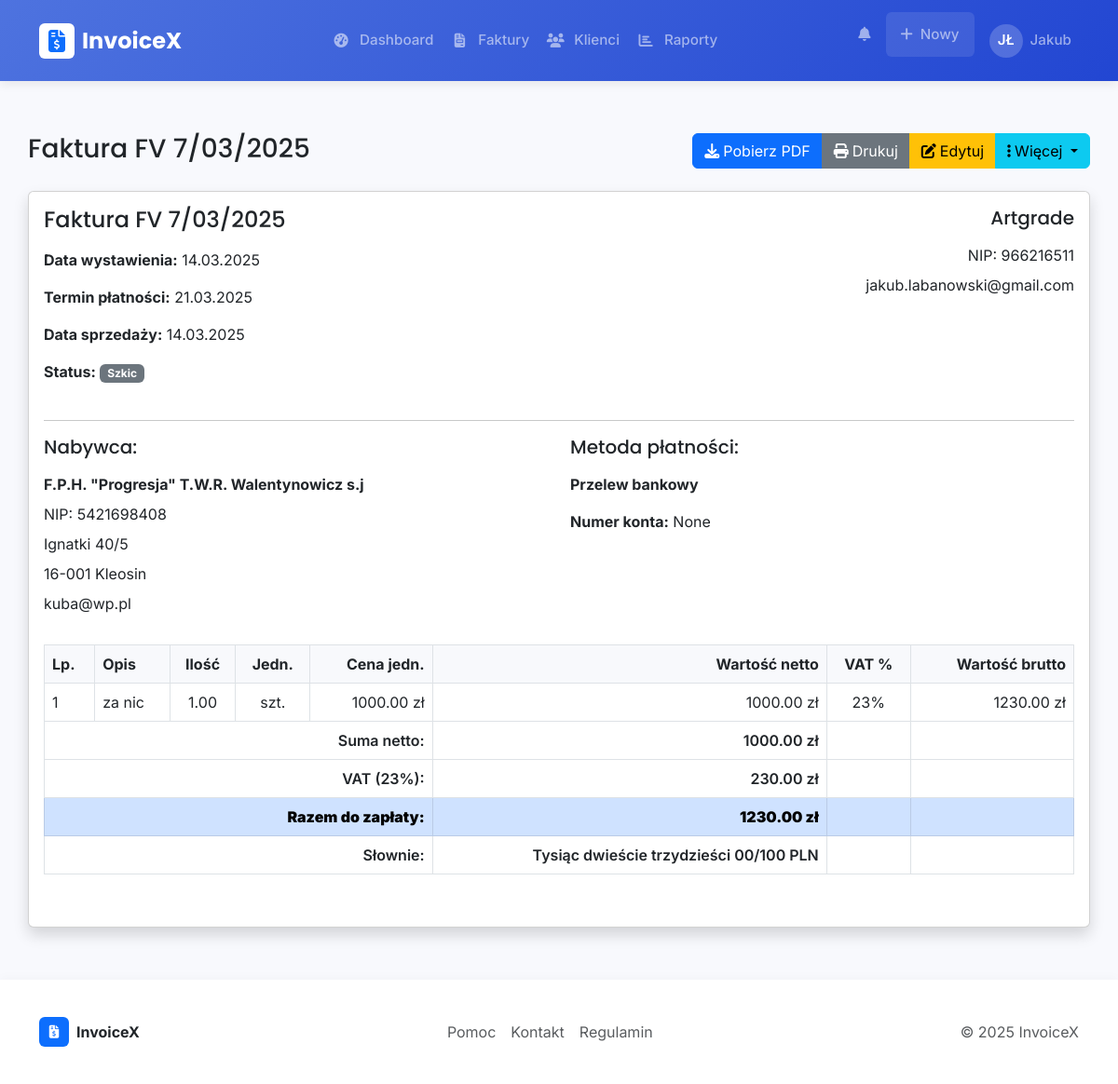
Page /invoice/7 (signed in) on the earlier database version.
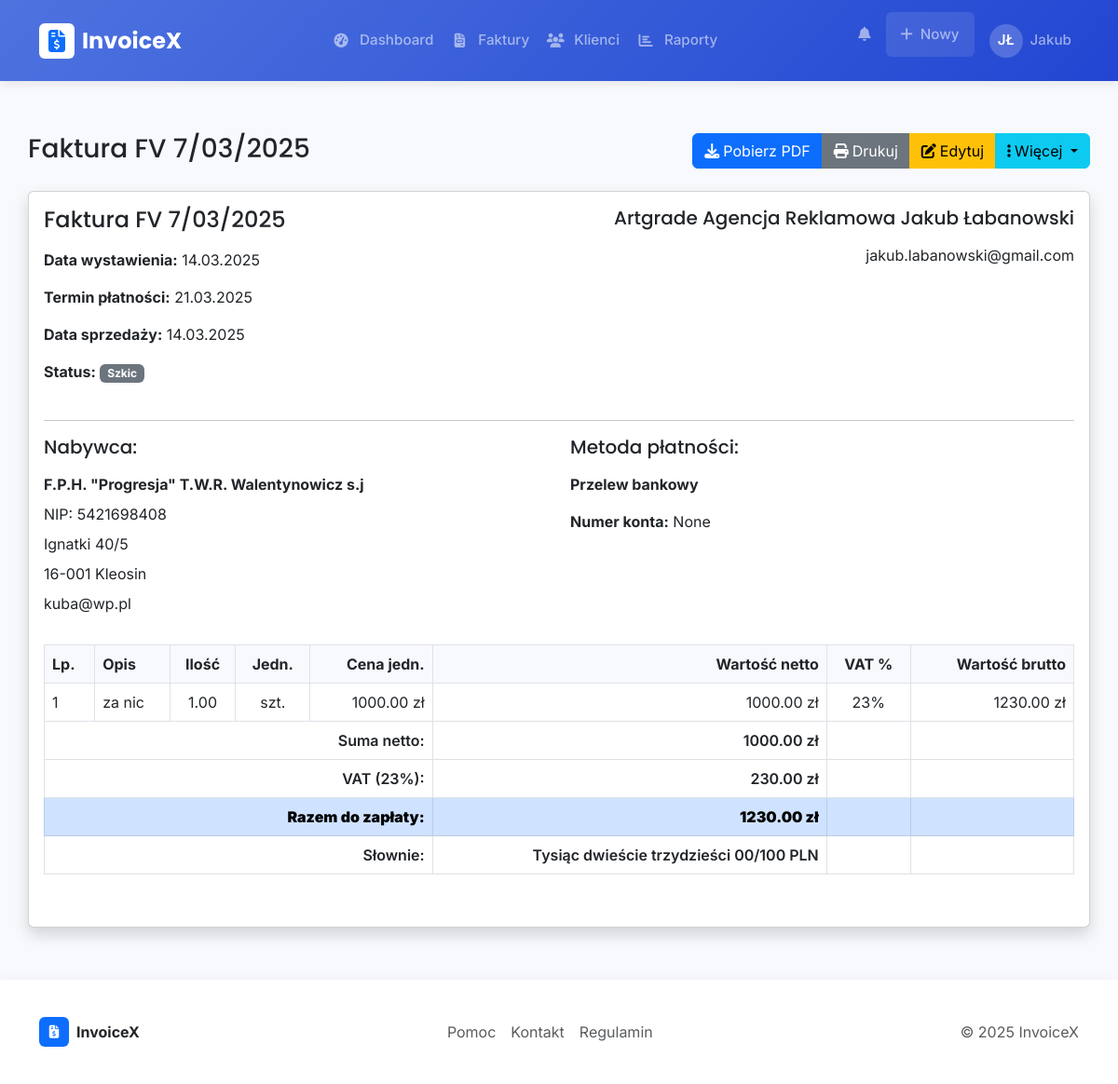
Same page on the later database version.
### app/models/user.py (models this page shows, shortened)
class User(db.Model, UserMixin):
    __tablename__ = 'users'
    id = db.Column(db.Integer, primary_key=True)
    uuid = db.Column(db.String(36), unique=True, default=lambda: str(uuid.uuid4()))
    email = db.Column(db.String(120), unique=True, nullable=False, index=True)
    password_hash = db.Column(db.String(256), nullable=False)
    first_name = db.Column(db.String(50), nullable=False)
    last_name = db.Column(db.String(50), nullable=False)
    company_name = db.Column(db.String(100))
    tax_id = db.Column(db.String(50))  # NIP
    address_line1 = db.Column(db.String(100))
    address_line2 = db.Column(db.String(100))
    city = db.Column(db.String(50))
    postal_code = db.Column(db.String(20))
    country = db.Column(db.String(50))
    phone = db.Column(db.String(20))
    logo = db.Column(db.String(255))  # Ścieżka do pliku logo
    is_active = db.Column(db.Boolean, default=True)
    confirmed = db.Column(db.Boolean, default=False)
    confirmed_on = db.Column(db.DateTime)
    created_at = db.Column(db.DateTime, default=datetime.utcnow)
    updated_at = db.Column(db.DateTime, default=datetime.utcnow, onupdate=datetime.utcnow)
    last_login = db.Column(db.DateTime)
    clients = db.relationship('Client', backref='user', lazy='dynamic', cascade='all, delete-orphan')
    invoices = db.relationship('Invoice', backref='user', lazy='dynamic', cascade='all, delete-orphan')

### app/routes/invoice.py (the view)
@invoice_bp.route('/<int:invoice_id>')
@login_required
def view(invoice_id):
    invoice = Invoice.query.filter_by(id=invoice_id, user_id=current_user.id).first_or_404()
    client = Client.query.get_or_404(invoice.client_id)
    if invoice.is_overdue() and invoice.status != InvoiceStatus.PAID:
        invoice.status = InvoiceStatus.OVERDUE
        db.session.commit()
    return render_template('invoice/view.html', title=f'Faktura {invoice.invoice_number}',
                          invoice=invoice, client=client)

### app/models/invoice.py (called while the page is built)
    def is_overdue(self):
        return (not self.status == InvoiceStatus.PAID and
                self.due_date < datetime.utcnow().date())

    def amount_in_words(self):
        return "Tysiąc dwieście trzydzieści 00/100 PLN"

### app/models/user.py (called while the page is built)
@login_manager.user_loader
def load_user(user_id):
    return User.query.get(user_id)

### app/templates/invoice/view.html (shortened to what the changed rows need)
{% extends 'layout.html' %}
{% block content %}
<div class="row mb-4 no-print">
    <div class="col-md-6">
        <h1 class="h3 mb-0 text-gray-800">Faktura {{ invoice.invoice_number }}</h1>
    </div>
</div>
<div class="card shadow mb-4 invoice-print">
    <div class="card-body">
        <div class="row mb-4">
            <div class="col-md-6">
                <h2 class="h4 mb-3">Faktura {{ invoice.invoice_number }}</h2>
            </div>
            <div class="col-md-6 text-md-end">
                {% if current_user.company_name %}
                <h3 class="h5 mb-3">{{ current_user.company_name }}</h3>
                {% else %}
                <h3 class="h5 mb-3">{{ current_user.first_name }} {{ current_user.last_name }}</h3>
                {% endif %}
                {% if current_user.tax_id %}
                <div class="mb-2">NIP: {{ current_user.tax_id }}</div>
                {% endif %}
                {% if current_user.email %}
                <div class="mb-2">{{ current_user.email }}</div>
                {% endif %}
            </div>
        </div>
        <div class="table-responsive mb-4">
            <table class="table table-bordered invoice-items-table">
                <thead>
                    <tr>
                        <th>Lp.</th>
                        <th>Opis</th>
                        <th class="text-center">Ilość</th>
                        <th class="text-center">Jedn.</th>
                        <th class="text-end">Cena jedn.</th>
                        <th class="text-end">Wartość netto</th>
                        {% if invoice.tax_rate > 0 %}
                        <th class="text-center">VAT %</th>
                        <th class="text-end">Wartość brutto</th>
                        {% endif %}
                    </tr>
                </thead>
            </table>
        </div>
    </div>
</div>
{% endblock %}

### app/templates/layout.html (shortened to what the changed rows need)
<!DOCTYPE html>
<html lang="pl">
<head>
    <link href="https://cdn.jsdelivr.net/npm/bootstrap@5.3.0/dist/css/bootstrap.min.css" rel="stylesheet">
    <link rel="stylesheet" href="https://cdnjs.cloudflare.com/ajax/libs/font-awesome/6.4.0/css/all.min.css">
    <link rel="stylesheet" href="{{ url_for('static', filename='css/style.css') }}">
</head>
<body>
    {% if current_user.is_authenticated %}
    <nav class="navbar navbar-expand-lg navbar-dark sticky-top">
        <div class="container">
            <a class="navbar-brand d-flex align-items-center" href="{{ url_for('dashboard.index') }}">
                <div class="brand-icon me-2 d-flex align-items-center justify-content-center bg-white text-primary rounded" style="width: 38px; height: 38px;">
                    <i class="fas fa-file-invoice-dollar"></i>
                </div>
                {{ app_name }}
            </a>
            <div class="collapse navbar-collapse" id="navbarMain">
                <ul class="navbar-nav mx-auto">
                    <li class="nav-item">
                        <a class="nav-link d-flex align-items-center" href="{{ url_for('dashboard.index') }}">
                            <span class="nav-icon"><i class="fas fa-tachometer-alt"></i></span>
                            Dashboard
                        </a>
                    </li>
                    <li class="nav-item">
                        <a class="nav-link d-flex align-items-center" href="{{ url_for('dashboard.invoices') }}">
                            <span class="nav-icon"><i class="fas fa-file-invoice"></i></span>
                            Faktury
                        </a>
                    </li>
                    <li class="nav-item">
                        <a class="nav-link d-flex align-items-center" href="{{ url_for('dashboard.clients') }}">
                            <span class="nav-icon"><i class="fas fa-users"></i></span>
                            Klienci
                        </a>
                    </li>
                    <li class="nav-item">
                        <a class="nav-link d-flex align-items-center" href="{{ url_for('reports.index') }}">
                            <span class="nav-icon"><i class="fas fa-chart-bar"></i></span>
                            Raporty
                        </a>
                    </li>
                </ul>
                <ul class="navbar-nav">
                    <li class="nav-item me-2">
                        <a class="nav-link notification-badge" href="#" title="Powiadomienia">
                            <i class="fas fa-bell"></i>
                        </a>
                    </li>
                    <li class="nav-item dropdown me-2">
                        <a class="nav-link dropdown-toggle d-flex align-items-center px-3 rounded bg-white bg-opacity-10"
                           href="#" id="navbarDropdownCreate" role="button"
                           data-bs-toggle="dropdown" aria-expanded="false">
                            <i class="fas fa-plus me-2"></i>Nowy
                        </a>
                    </li>
                    <li class="nav-item dropdown">
                        <a class="nav-link dropdown-toggle d-flex align-items-center" href="#"
                           id="navbarDropdownUser" role="button"
                           data-bs-toggle="dropdown" aria-expanded="false">
                            <div class="user-avatar">
                                {{ current_user.first_name[0] }}{{ current_user.last_name[0] if current_user.last_name else "" }}
                            </div>
                            <span>{{ current_user.first_name }}</span>
                        </a>
                    </li>
                </ul>
            </div>
        </div>
    </nav>
    {% endif %}
    <main class="main-content container">
        {% block content %}{% endblock %}
    </main>
</body>
</html>

Differences in the rows shown:
changed User "jakub.labanowski@gmail.com": company_name "Artgrade" → "Artgrade Agencja Reklamowa Jakub Łabanowski"; tax_id "966216511" → (not shown)
Other differences:
text no longer shown: "NIP:"
